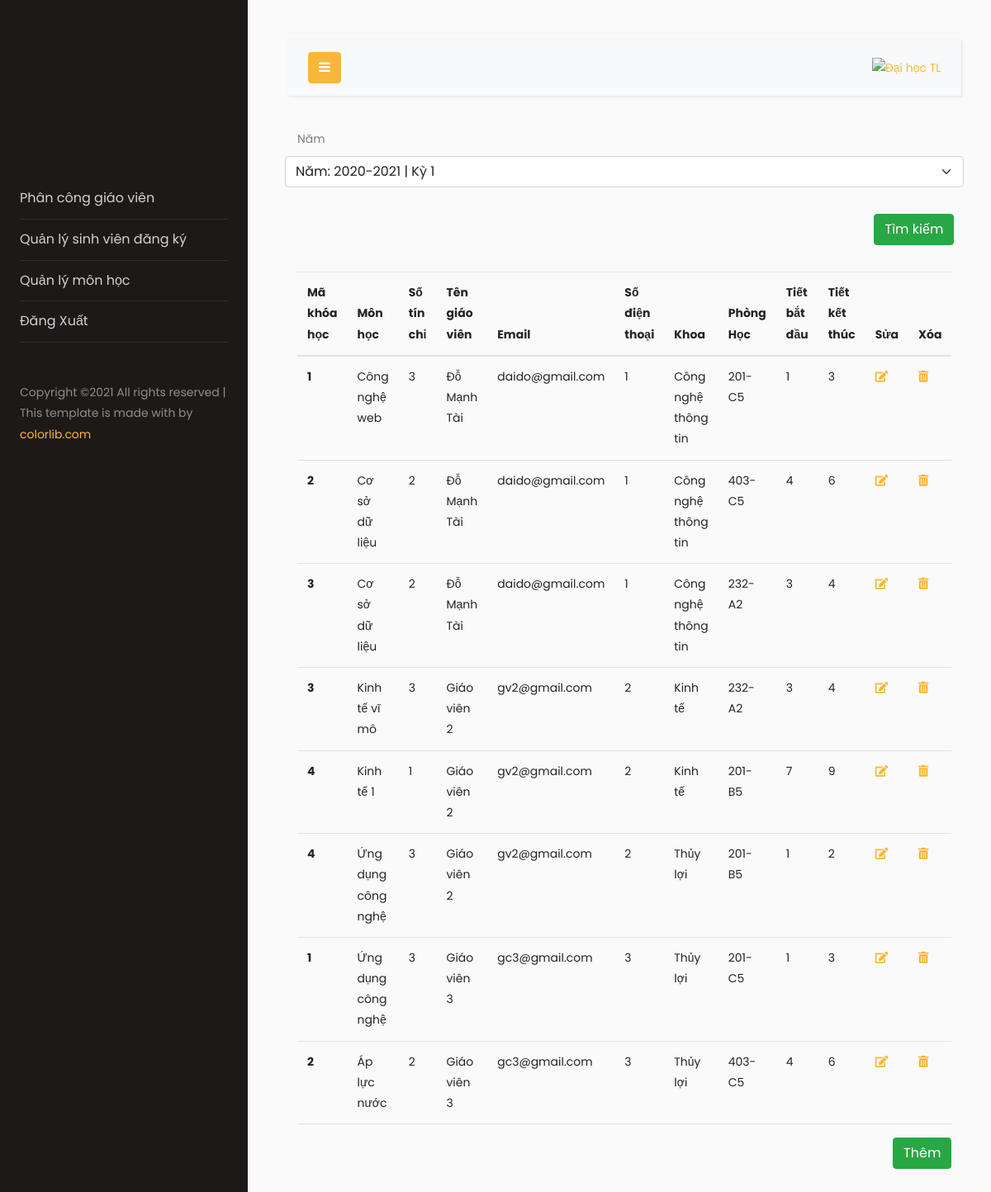
The page /admin/chiTietKhoaHoc.php (signed in) on the database its author committed.
### tables this page shows
CREATE TABLE `chitietkhoahoc` (
  `MaKH` int(11) NOT NULL,
  `MaMon` int(11) NOT NULL,
  `MaGV` int(11) NOT NULL,
  `phongHoc` varchar(100) NOT NULL,
  `tietBatDau` int(11) NOT NULL,
  `tietKetThuc` int(11) NOT NULL,
  `ID` int(11) NOT NULL
);

CREATE TABLE `monhoc` (
  `MaMon` int(11) NOT NULL,
  `Ten` varchar(225) NOT NULL,
  `SoTC` int(11) NOT NULL,
  `MaKhoa` int(11) NOT NULL
);

CREATE TABLE `giaovien` (
  `MaGV` int(11) NOT NULL,
  `Ten` varchar(225) NOT NULL,
  `Email` varchar(225) NOT NULL,
  `SDT` varchar(225) NOT NULL,
  `MaKhoa` int(11) NOT NULL
);

CREATE TABLE `khoa` (
  `MaKhoa` int(11) NOT NULL,
  `Ten` varchar(225) NOT NULL
);

### admin/chiTietKhoaHoc.php (the view, shortened to what this page needs)
<?php
if (isset($_GET["MaKH"]))
    $MaKH = $_GET["MaKH"];
else
    $MaKH = "";
include("./header.php")
?>
<form action="chiTietKhoaHoc.php" method="get" class="container-md my-3">
    <div class="row align-items-center">
        <div class="form-group col">
            <label for="nam" class="row-sm-2 row-form-label">Năm</label>
            <div class="row">
                <select class="form-select" aria-label="Default select example" name="MaKH" id="MaKH">
                    <?php
                    $connect1 = mysqli_connect('localhost', 'root', '', 'baitaploncnw');
                    $sql1 = "SELECT * FROM khoahoc";
                    $result1 = mysqli_query($connect1, $sql1);
                    $count1 = mysqli_num_rows($result1);
                    if ($count1 > 0) {
                        while ($row1 = mysqli_fetch_assoc($result1)) {
                            echo '<option value="' . $row1["MaKH"] . '">';
                            echo 'Năm: ' . $row1["Ten"] . ' | Kỳ ' . $row1["Ky"];
                            echo '</option>';
                        }
                    }
                    ?>
                </select>
            </div>
        </div>
        <div class="d-flex justify-content-end my-3">
            <button class="btn btn-success" type="submit">Tìm kiếm</button>
        </div>
    </div>
</form>
<div class="container-sm my-3">
    <table class="table">
        <thead>
            <tr>
                <th scope="col">Mã khóa học</th>
                <th scope="col">Môn học</th>
                <th scope="col">Số tín chỉ</th>
                <th scope="col">Tên giáo viên</th>
                <th scope="col">Email</th>
                <th scope="col">Số điện thoại</th>
                <th scope="col">Khoa</th>
                <th scope="col">Phòng Học</th>
                <th scope="col">Tiết bắt đầu</th>
                <th scope="col">Tiết kết thúc</th>
                <th scope="col">Sửa</th>
                <th scope="col">Xóa</th>
            </tr>
        </thead>
        <tbody>
            <?php
            include("./config/db.php");
            if ($MaKH != null)
                $sql = "SELECT chitietkhoahoc.ID, chitietkhoahoc.MaKH, monhoc.Ten AS tenMon, monhoc.SoTC,
                    giaovien.Ten as tenGV, giaovien.Email, giaovien.SDT ,khoa.Ten as tenKhoa,
                    chitietkhoahoc.phongHoc, chitietkhoahoc.tietBatDau, chitietkhoahoc.tietKetThuc
                                        FROM chitietkhoahoc, giaovien, monhoc, khoa
                                        WHERE chitietkhoahoc.MaMon = monhoc.MaMon
                                        AND chitietkhoahoc.MaGV = giaovien.MaGV
                                        AND monhoc.MaKhoa = khoa.MaKhoa AND chitietkhoahoc.MaKH = $MaKH";
            else
                $sql = "SELECT chitietkhoahoc.ID, chitietkhoahoc.MaKH, monhoc.Ten AS tenMon, monhoc.SoTC,
                    giaovien.Ten as tenGV, giaovien.Email, giaovien.SDT ,khoa.Ten as tenKhoa,
                    chitietkhoahoc.phongHoc, chitietkhoahoc.tietBatDau, chitietkhoahoc.tietKetThuc
                                        FROM chitietkhoahoc, giaovien, monhoc, khoa
                                        WHERE chitietkhoahoc.MaMon = monhoc.MaMon
                                        AND chitietkhoahoc.MaGV = giaovien.MaGV
                                        AND monhoc.MaKhoa = khoa.MaKhoa";
            $result = mysqli_query($connect, $sql);
            $count = mysqli_num_rows($result);
            if ($count > 0) {
                while ($row = mysqli_fetch_assoc($result)) {
                    echo '<tr>';
                    echo '<th scope="row">' . $row['MaKH'] . '</th>';
                    echo '<td>' . $row['tenMon'] . '</td>';
                    echo '<td>' . $row['SoTC'] . '</td>';
                    echo '<td>' . $row['tenGV'] . '</td>';
                    echo '<td>' . $row['Email'] . '</td>';
                    echo '<td>' . $row['SDT'] . '</td>';
                    echo '<td>' . $row['tenKhoa'] . '</td>';
                    echo '<td>' . $row['phongHoc'] . '</td>';
                    echo '<td>' . $row['tietBatDau'] . '</td>';
                    echo '<td>' . $row['tietKetThuc'] . '</td>';
                    echo '<td><a href="suaChiTietKH.php?ID=' . $row["ID"] . '"><i class="fas fa-edit"></i></a></td>';
                    echo '<td><a href="xoaChiTietKH.php?ID=' . $row["ID"] . '&MaKH='.$row["MaKH"].'"><i class="fas fa-trash-alt"></i></a></td>';
                    echo '</tr>';
                }
            }
            ?>
        </tbody>
    </table>
    <div class="d-flex justify-content-end my-3">
        <?php
        if (isset($_GET["MaKH"])) {
            $MaKH = $_GET["MaKH"];
            echo '<a class="btn btn-success" href="themChiTietKH.php?MaKH=' . $MaKH . '">Thêm</a>';
        } else {
            echo '<a class="btn btn-success" href="themChiTietKH.php">Thêm</a>';
        }
        ?>
    </div>
</div>
<?php
include("./footer.php")
?>

### rows shown on the page
chitietkhoahoc: MaKH "1", MaMon.Ten "Công nghệ web", MaMon.SoTC "3", MaGV.Ten "Đỗ Mạnh Tài", MaGV.Email "daido@gmail.com", MaGV.SDT "1", khoa.Ten "Công nghệ thông tin", phongHoc "201-C5", tietBatDau "1", tietKetThuc "3"
chitietkhoahoc: MaKH "2", MaMon.Ten "Cơ sở dữ liệu", MaMon.SoTC "2", MaGV.Ten "Đỗ Mạnh Tài", MaGV.Email "daido@gmail.com", MaGV.SDT "1", khoa.Ten "Công nghệ thông tin", phongHoc "403-C5", tietBatDau "4", tietKetThuc "6"
chitietkhoahoc: MaKH "3", MaMon.Ten "Cơ sở dữ liệu", MaMon.SoTC "2", MaGV.Ten "Đỗ Mạnh Tài", MaGV.Email "daido@gmail.com", MaGV.SDT "1", khoa.Ten "Công nghệ thông tin", phongHoc "232-A2", tietBatDau "3", tietKetThuc "4"
chitietkhoahoc: MaKH "3", MaMon.Ten "Kinh tế vĩ mô", MaMon.SoTC "3", MaGV.Ten "Giáo viên 2", MaGV.Email "gv2@gmail.com", MaGV.SDT "2", khoa.Ten "Kinh tế", phongHoc "232-A2", tietBatDau "3", tietKetThuc "4"
chitietkhoahoc: MaKH "4", MaMon.Ten "Kinh tế 1", MaMon.SoTC "1", MaGV.Ten "Giáo viên 2", MaGV.Email "gv2@gmail.com", MaGV.SDT "2", khoa.Ten "Kinh tế", phongHoc "201-B5", tietBatDau "7", tietKetThuc "9"
chitietkhoahoc: MaKH "4", MaMon.Ten "Ứng dụng công nghệ", MaMon.SoTC "3", MaGV.Ten "Giáo viên 2", MaGV.Email "gv2@gmail.com", MaGV.SDT "2", khoa.Ten "Thủy lợi", phongHoc "201-B5", tietBatDau "1", tietKetThuc "2"
chitietkhoahoc: MaKH "1", MaMon.Ten "Ứng dụng công nghệ", MaMon.SoTC "3", MaGV.Ten "Giáo viên 3", MaGV.Email "gc3@gmail.com", MaGV.SDT "3", khoa.Ten "Thủy lợi", phongHoc "201-C5", tietBatDau "1", tietKetThuc "3"
chitietkhoahoc: MaKH "2", MaMon.Ten "Áp lực nước", MaMon.SoTC "2", MaGV.Ten "Giáo viên 3", MaGV.Email "gc3@gmail.com", MaGV.SDT "3", khoa.Ten "Thủy lợi", phongHoc "403-C5", tietBatDau "4", tietKetThuc "6"
